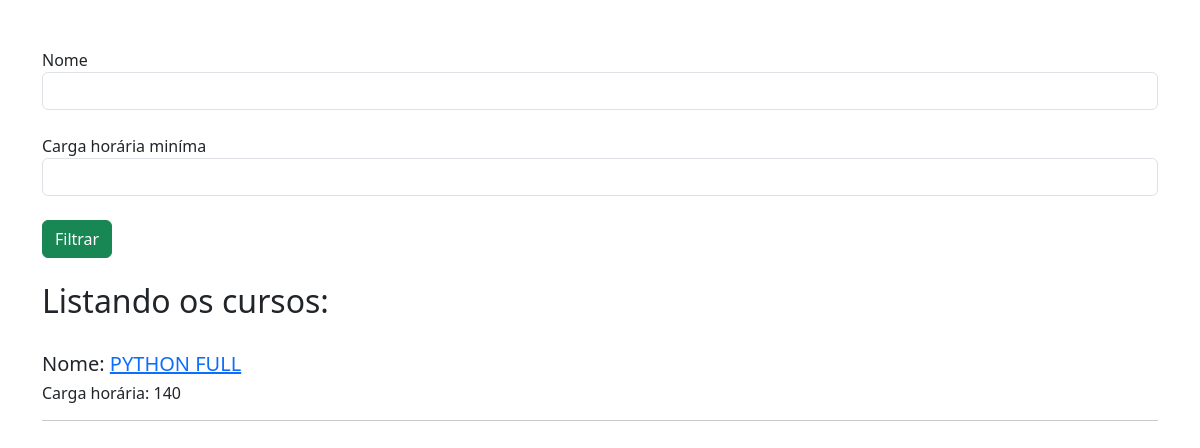
/curso/listar_cursos/, run on an earlier commit of the app's database.
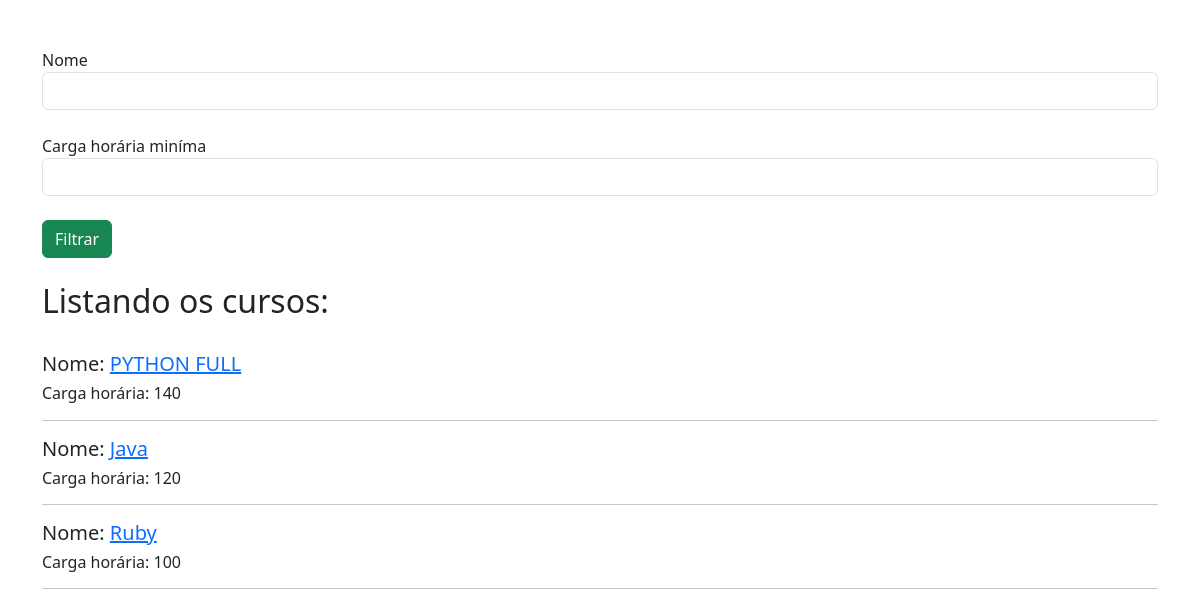
And on a later commit of the database.
### cursos/models.py (models this page shows, shortened)
class  Curso(models.Model):
    nome = models.CharField(max_length=40)
    carga_horaria = models.IntegerField()
    data_criacao = models.DateTimeField()
    ativo = models.BooleanField(default=True)

### cursos/views.py (the view)
# urls.py: path('listar_cursos/', views.listar_cursos, name="listar_cursos"),
def listar_cursos(request):
    nome_filtrar = request.GET.get('nome_filtrar')
    carga_horaria_filtrar = request.GET.get('carga_horaria')
    cursos = Curso.objects.all()
    if nome_filtrar:
        cursos = cursos.filter(nome__contains=nome_filtrar)
    if carga_horaria_filtrar:
        cursos = cursos.filter(carga_horaria__gte=carga_horaria_filtrar)
    return render(request, 'listar_cursos.html', {'cursos': cursos})

### cursos/templates/listar_cursos.html (shortened to what this page needs)
<!doctype html>
<html lang="pt-br">
  <head>
    <link href="https://cdn.jsdelivr.net/npm/bootstrap@5.3.3/dist/css/bootstrap.min.css" rel="stylesheet">
  </head>
  <body>
    <div class="container">
      <br>
      <br>
      <form action="{% url 'listar_cursos' %}" method="GET">
        <label for="">Nome</label>
        <input type="text" name="nome_filtrar" class="form-control">
        <br>
        <label for="">Carga horária miníma</label>
        <input type="number" name="carga_horaria" class="form-control">
        <br>
        <input type="submit" value="Filtrar" class="btn btn-success">
      </form>
      <br>
      <h2>Listando os cursos:</h2>
      <br>
      {% for i in cursos %}
        {% if i.ativo %}
        <h5>Nome: <a href="/curso/ver_curso/{{i.id}}">{{i.nome}}</a></h5>
        <h6>Carga horária: {{i.carga_horaria}}</h6>
        <hr>
        {% endif %}
      {% endfor %}
    </div>
  </body>
</html>

What changed in the data, as far as the page shows it:
added Curso: nome "Java", carga_horaria "120"
added Curso: nome "Ruby", carga_horaria "100"
